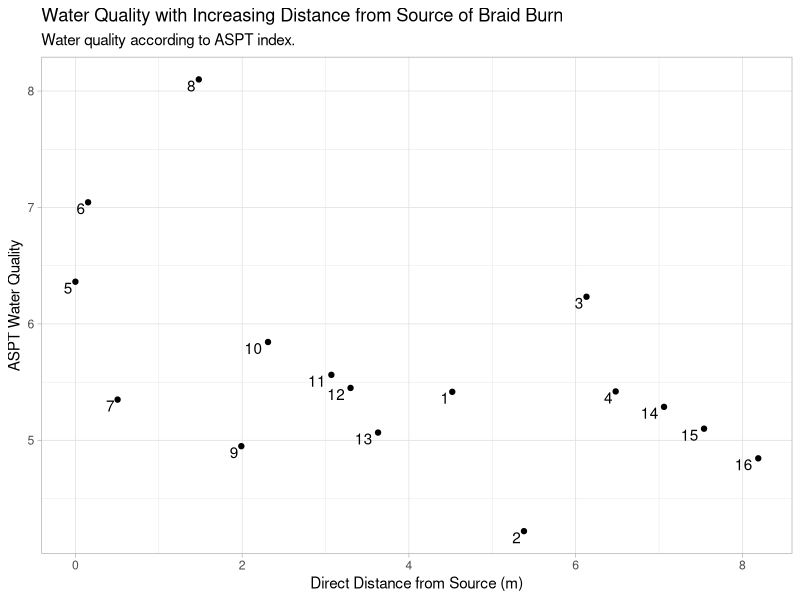

Generate this figure with R: (Note: this script raises an error after producing the figure.)
# EES Field Course - Group 1 - Freshwater Invertebrates and Water Quality
# Sophie Rose, s1758915@sms.ed.ac.uk
# Last edited: 14/9/2020



#loading ggplot
library(ggplot2)

#edit:taking from alldata
#loading all data
alldata <- read.csv("Data/alldata.csv")

#waterq/distance with alldata

ggplot(alldata, aes(x = distance_source_km, y = ASPT)) +
  theme_light() +
  labs(
    x = "Direct Distance from Source (m)",
    y = "ASPT Water Quality",
    title = "Water Quality with Increasing Distance from Source of Braid Burn",
    subtitle = "Water quality according to ASPT index."
  ) +
  geom_point() +
  geom_text(aes(label = alldata$site_number, hjust=1.3, vjust=1))

#--old code for graphs--

#reading new data set for creating graph
data1 <- read.csv("Data/graph_data.csv")

#graph waterq/distance and land use
ggplot(data1, aes(x = Dist_source, y = ASPT)) +
  theme_light() +
  labs(
       x = "Direct Distance from Source (m)",
       y = "ASPT Water Quality",
       title = "Water Quality with Increasing Distance from Source of Braid Burn",
       subtitle = "Water quality according to ASPT index."
       ) +
  geom_point(aes(shape = factor(Land_use)))

#same graph but no land use
ggplot(data1, aes(x = Dist_source, y = ASPT)) +
  theme_light() +
  labs(
    x = "Direct Distance from Source (m)",
    y = "ASPT Water Quality",
    title = "Water Quality with Increasing Distance from Source of Braid Burn",
    subtitle = "Water quality according to ASPT index."
  ) +
  geom_point() +
  geom_text(aes(label = data1$Site_no, hjust=1.3, vjust=1))


#reading data for spearmans
data2 <- read.csv("Data/alldata.csv")               

#spearman water q/distance
cor.test(data2$distance_source_km, data2$ASPT)


